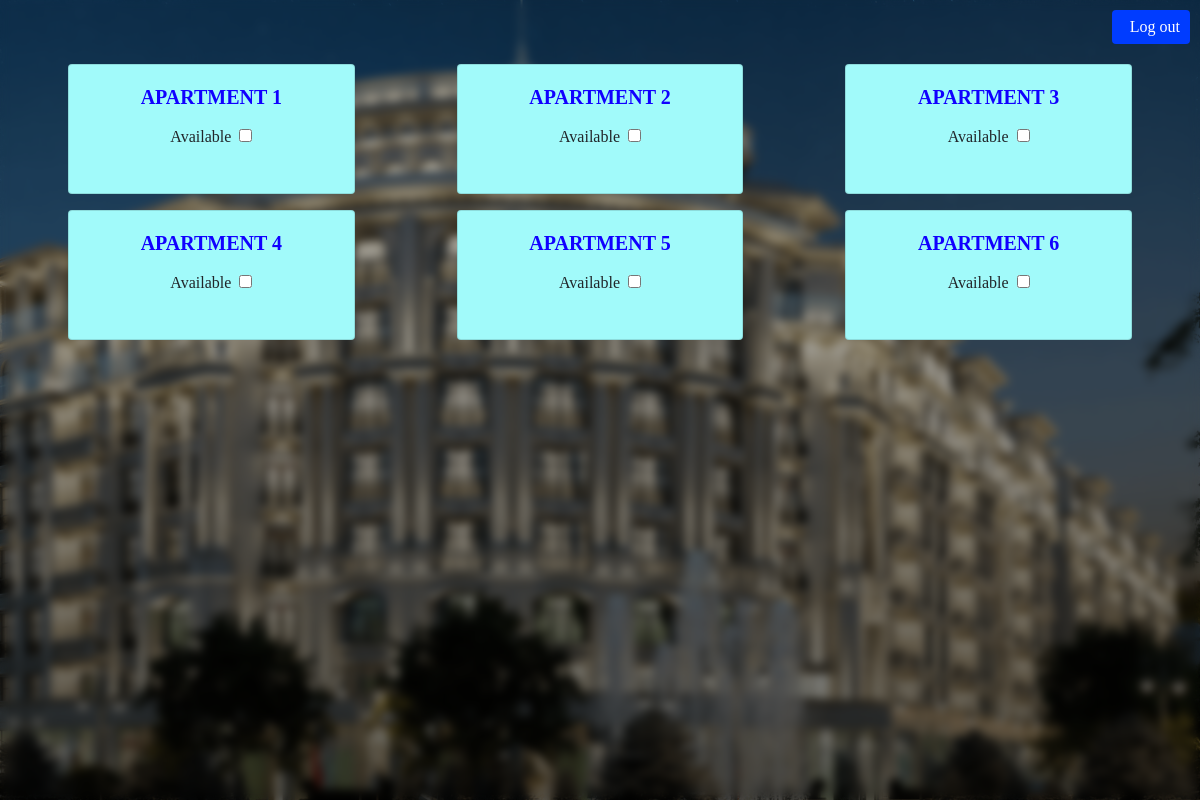
/cadmin/dashboard/A/2/ (signed in), run on the app's committed database.
### planirovka/models.py (models this page shows, shortened)
class Apartment(models.Model):
    apartment_number = models.IntegerField(blank=False, null=False)
    number_of_rooms = models.IntegerField()
    tot_area = models.FloatField()
    tot_area_rooms = models.FloatField()
    available = models.BooleanField(default=True)
    image = models.ImageField(upload_to=image_upload_path)
    image_3d = models.ImageField(upload_to=image_3d_upload_path, blank=True, null=True)
    floor = models.ForeignKey(Floor, on_delete=models.SET_NULL, null=True, related_name="rooms")

### custom_admin/views.py (the view)
# urls.py: path('dashboard/<str:building_label>/<int:floor>/', views.dashboard_floor, name="dashboard_floor"),
@login_required
def dashboard_floor(request, building_label, floor):
    apartments = get_object_or_404(Floor, floor_number=floor, building=Building.objects.get(building_label=building_label)).rooms.all()
    context = {
        'apartments': apartments,
        'building_label': building_label,
        'floor_number': floor
    }
    return render(request, 'custom_admin/dashboard.html', context)

### templates/custom_admin/dashboard.html (shortened to what this page needs)
{% extends "base.html" %}
{% load static %}
{% block style %}
<link rel="stylesheet" href="{% static 'css/admin-styles.css' %}">
{% endblock %}
{% block content %}
    <div class="container">
        <a href="javascript:{document.getElementById('logoutForm').submit()}" class="btn logout-btn">&nbsp;&nbsp;Log out</a>
        <div class="inner position-relative h-100">
            <div class="row">
                {% if apartments %}
                {% for apartment in apartments %}
                <div class="col-lg-4 col-md-4 col-sm-4 col-xs-6">
                    <div class="card text-center">
                        <div class="card-body">
                            <h5 class="card-title">Apartment {{apartment.apartment_number}}</h5>
                            <p class="card-text">
                                <form>
                                    <div class="form-group">
                                        <label class="mr-1" for="availCheck">Available</label>
                                        <input type="checkbox" name="available" class="check-control"
                                        data-csrf="{{csrf_token}}"
                                        data-type="apartment"
                                        data-buildingLabel="{{building_label}}"
                                        data-floorNumber="{{floor_number}}"
                                        data-apartmentNumber="{{apartment.apartment_number}}"
                                        data-url="{% url 'update' %}"
                                        >
                                    </div>
                                </form>
                            </p>
                        </div>
                    </div>
                </div>
                {% endfor %}
                {% endif %}
            </div>
        </div>
    </div>
{% endblock %}

### oqsaroy/static/css/styles.css (style rules this page uses)
html, body { width: 100%; }
body { overflow: hidden; position: relative; font-family: 'tt_normsregular'; }

### oqsaroy/static/css/admin-styles.css (style rules this page uses)
.container { margin: 0 !important; padding: 0 !important; width: 100%; max-width: 100% !important; height: 100vh; background: url(../img/home-bg.png) no-repeat top; background-size: cover; }
.container .inner { padding: 2em; padding-top:4em; backdrop-filter: blur(5px); overflow:scroll; }
.logout-btn { padding: 5px 10px; border: none; background: rgb(0, 60, 255); color: white; position:fixed; top:10px; right: 10px; z-index: 10; }
.card { margin: auto; width: 80%; margin-bottom: 1em; background-color:rgb(161, 250, 250) !important; }
.card .card-title { font-weight: bold; text-transform: uppercase; color: rgb(17, 0, 255); }

### data on the page
Apartment: apartment_number "1"
Apartment: apartment_number "2"
Apartment: apartment_number "3"
Apartment: apartment_number "4"
Apartment: apartment_number "5"
Apartment: apartment_number "6"
